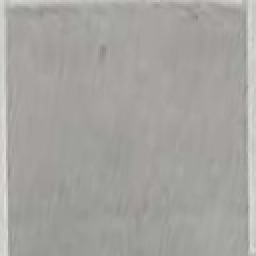
#> input picture datasets/acpds_stage2/validation_samples/01__GOPR6536__GOPR6536_0060.jpg, 128 x 128 px (shown 2 times larger); its folder holds only this picture in this run
$ python sfm_layout.py --images ../datasets/acpds_stage2/validation_samples --output out
#> lines starting #> are read from the running program, lines starting #| are printed output that depends on the picture; after the words box and inside, x2 and y2 are one past the last pixel; in counts of white or black regions, pixels touching at a corner belong together
#!/usr/bin/env python3
"""Build a deterministic BEV-style layout sample from lot photos."""

from __future__ import annotations

import argparse
import json
from pathlib import Path
from typing import Any

import cv2
import numpy as np


class SfMError(RuntimeError):
    """Raised when SfM cannot produce a usable layout from the input photos."""


def parse_args() -> argparse.Namespace:
    parser = argparse.ArgumentParser(
        description="Generate a BEV-style map sample from 4-5 lot photos."
    )
    parser.add_argument(
        "--images", required=True, help="Directory containing lot photos."
    )
    parser.add_argument(
        "--output",
        required=True,
        help="Output directory for bev_map.png and layout.json.",
    )
    parser.add_argument(
        "--spots-json",
        default=None,
        help="Optional explicit spot polygons in BEV coordinates.",
    )
    return parser.parse_args()


def image_paths(images_dir: Path) -> list[Path]:
    paths: list[Path] = []
    for suffix in ("*.jpg", "*.jpeg", "*.png"):
        paths.extend(sorted(images_dir.glob(suffix)))
    if len(paths) < 1:
        raise SfMError(f"No images found in {images_dir}")
    return paths


def load_images(paths: list[Path]) -> list[np.ndarray]:
    frames: list[np.ndarray] = []
    for path in paths:
        frame = cv2.imread(str(path))
        if frame is None:
            raise SfMError(f"Failed to read image: {path}")
        frames.append(frame)
    return frames


def build_bev_canvas(frames: list[np.ndarray]) -> np.ndarray:
    base = frames[0]
    height, width = base.shape[:2]
    canvas = np.zeros((height * 2, width * 2, 3), dtype=np.uint8)
    offset_x = width // 2
    offset_y = height // 2
    canvas[offset_y : offset_y + height, offset_x : offset_x + width] = base

    orb = cv2.ORB_create(2000)
    kp1, des1 = orb.detectAndCompute(base, None)
    matcher = cv2.BFMatcher(cv2.NORM_HAMMING, crossCheck=True)

    for frame in frames[1:]:
        kp2, des2 = orb.detectAndCompute(frame, None)
        if des1 is None or des2 is None or not kp1 or not kp2:
            continue
        matches = matcher.match(des2, des1)
        matches = sorted(matches, key=lambda m: m.distance)[:150]
        if len(matches) < 8:
            continue
        src = np.float32([kp2[m.queryIdx].pt for m in matches]).reshape(-1, 1, 2)
        dst = np.float32([kp1[m.trainIdx].pt for m in matches]).reshape(-1, 1, 2)
        homography, _mask = cv2.findHomography(src, dst, cv2.RANSAC, 4.0)
        if homography is None:
            continue
        translate = np.array(
            [[1, 0, offset_x], [0, 1, offset_y], [0, 0, 1]], dtype=np.float64
        )
        warped = cv2.warpPerspective(
            frame, translate @ homography, (canvas.shape[1], canvas.shape[0])
        )
        mask = warped.any(axis=2)
        canvas[mask] = warped[mask]

    return crop_nonzero(canvas)


def crop_nonzero(frame: np.ndarray) -> np.ndarray:
    gray = cv2.cvtColor(frame, cv2.COLOR_BGR2GRAY)
    coords = cv2.findNonZero(gray)
    if coords is None:
        return frame
    x, y, w, h = cv2.boundingRect(coords)
    return frame[y : y + h, x : x + w]


def build_placeholder_spots(
    width: int, height: int, count: int = 6
) -> list[dict[str, Any]]:
    cols = 3
    rows = max(1, int(np.ceil(count / cols)))
    margin_x = max(20, width // 12)
    margin_y = max(20, height // 10)
    lane_width = max(40, (width - (2 * margin_x)) // cols)
    lane_height = max(40, (height - (2 * margin_y)) // (rows * 2))
    spots: list[dict[str, Any]] = []
    index = 1
    for row in range(rows):
        for col in range(cols):
            if index > count:
                break
            x1 = margin_x + col * lane_width
            y1 = margin_y + row * (lane_height + margin_y // 2)
            x2 = min(width - margin_x, x1 + lane_width - 12)
            y2 = min(height - margin_y, y1 + lane_height)
            corners = [[x1, y1], [x2, y1], [x2, y2], [x1, y2]]
            spots.append({"spot_id": f"spot_{index}", "corners": corners})
            index += 1
    return spots


def load_spots(
    path: str | None, width: int, height: int
) -> tuple[list[dict[str, Any]], str]:
    if not path:
        return build_placeholder_spots(width, height), "placeholder_grid"
    data = json.loads(Path(path).read_text(encoding="utf-8"))
    if not isinstance(data, list):
        raise SystemExit(f"Expected a JSON array in {path}")
    return data, "provided_json"


# ACPDS annotations ship with the repo and hold ground-truth quad polygons per
# frame (normalized 0–1). When an owner uploads recognized ACPDS frames, derive a
# real layout from the richest frame instead of the synthetic placeholder grid —
# this keeps the demo's Owner Setup → Live Occupancy flow coherent and idempotent.
ACPDS_ANNOTATIONS = (
    Path(__file__).resolve().parents[1] / "datasets" / "acpds" / "annotations.json"
)


def acpds_layout_for(
    paths: list[Path],
) -> tuple[np.ndarray, list[dict[str, Any]], int, int] | None:
    """Return (background_frame, spots_in_pixels, width, height) for the uploaded
    ACPDS frame with the most annotated spots, or ``None`` if none are recognized."""
    if not ACPDS_ANNOTATIONS.exists():
        return None
    try:
        ann = json.loads(ACPDS_ANNOTATIONS.read_text(encoding="utf-8"))
    except (ValueError, OSError):
        return None

    rois_by_name: dict[str, list] = {}
    for split in ann.values():
        if not isinstance(split, dict):
            continue
        for name, rois in zip(
            split.get("file_names", []), split.get("rois_list", [])
        ):
            rois_by_name[name] = rois

    best: tuple[Path, list] | None = None
    for path in paths:
        rois = rois_by_name.get(path.name)
        if rois and (best is None or len(rois) > len(best[1])):
            best = (path, rois)
    if best is None:
        return None

    frame = cv2.imread(str(best[0]))
    if frame is None:
        return None
    height, width = frame.shape[:2]
    spots = [
        {
            "spot_id": f"spot_{i}",
            "label": f"P{i}",
            "corners": [[round(x * width, 1), round(y * height, 1)] for x, y in quad],
        }
        for i, quad in enumerate(best[1], 1)
    ]
    return frame, spots, width, height


def generate_layout(
    paths: list[Path],
    output_dir: Path,
    spots_json: Path | str | None = None,
) -> dict[str, Any]:
    """Run the SfM/BEV pipeline and persist ``bev_map.png`` + ``layout.json``.

    Returns the layout dict (``canvas``, ``background_image``, ``spot_source``,
    ``source_images``, ``spots``). Raises :class:`SfMError` when the input photos
    cannot produce a usable layout, so callers (e.g. the backend) can fall back
    to manual polygon submission.
    """
    if not paths:
        raise SfMError("No images provided for SfM.")

    output_dir = Path(output_dir)
    output_dir.mkdir(parents=True, exist_ok=True)

    frames = load_images(paths)
#> in load_images, frame is the input picture: shape (128, 128, 3); mean B, G, R 159.8, 163.7, 165.3

    # Recognized ACPDS uploads → real ground-truth layout on the real frame.
    acpds = acpds_layout_for(paths) if not spots_json else None
    if acpds is not None:
        frame, spots, width, height = acpds
        spot_source = "acpds_annotations"
        # Downscale the background for transport; polygons stay in full-res
        # canvas coordinates (the apps scale the image to the canvas box).
        bev = cv2.resize(frame, (max(1, width // 2), max(1, height // 2)))
    else:
        bev = build_bev_canvas(frames)
        if bev is None or bev.size == 0:
            raise SfMError("SfM produced an empty BEV canvas.")
        height, width = bev.shape[:2]
        spots, spot_source = load_spots(
            str(spots_json) if spots_json else None, width, height
        )

    bev_path = output_dir / "bev_map.png"
    if not cv2.imwrite(str(bev_path), bev):
        raise SfMError(f"Failed to write {bev_path}")

    layout = {
        "canvas": {"width": width, "height": height},
        "background_image": bev_path.name,
        "spot_source": spot_source,
        "source_images": [path.name for path in paths],
        "spots": spots,
    }
    (output_dir / "layout.json").write_text(
        json.dumps(layout, indent=2), encoding="utf-8"
    )
    return layout


def main() -> None:
    args = parse_args()
    images_dir = Path(args.images)
    output_dir = Path(args.output)

    try:
        paths = image_paths(images_dir)
        layout = generate_layout(paths, output_dir, args.spots_json)
#> in generate_layout, `frames = load_images(paths)`: frames = 1 item
#> in build_bev_canvas, `canvas[offset_y : offset_y + height, offset_x : offset_x + width] = base`:
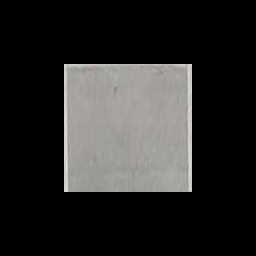
#> canvas: shape (256, 256, 3); mean B, G, R 39.9, 40.9, 41.3
#> in build_bev_canvas, `kp1, des1 = orb.detectAndCompute(base, None)`: kp1 = (); des1 = None
#> in crop_nonzero, `coords = cv2.findNonZero(gray)`: coords = contour of 16384 points, box (x1, y1, x2, y2) (64, 64, 192, 192), area 0
#> in crop_nonzero, `x, y, w, h = cv2.boundingRect(coords)`: x = 64; w = 128
#> layout = 5 items
    except SfMError as exc:
        raise SystemExit(str(exc)) from exc

    print(f"[SfM] wrote {output_dir / 'bev_map.png'}")
    print(f"[SfM] wrote {output_dir / 'layout.json'} ({len(layout['spots'])} spots)")
#| [SfM] wrote out/layout.json (6 spots)


if __name__ == "__main__":
    main()
